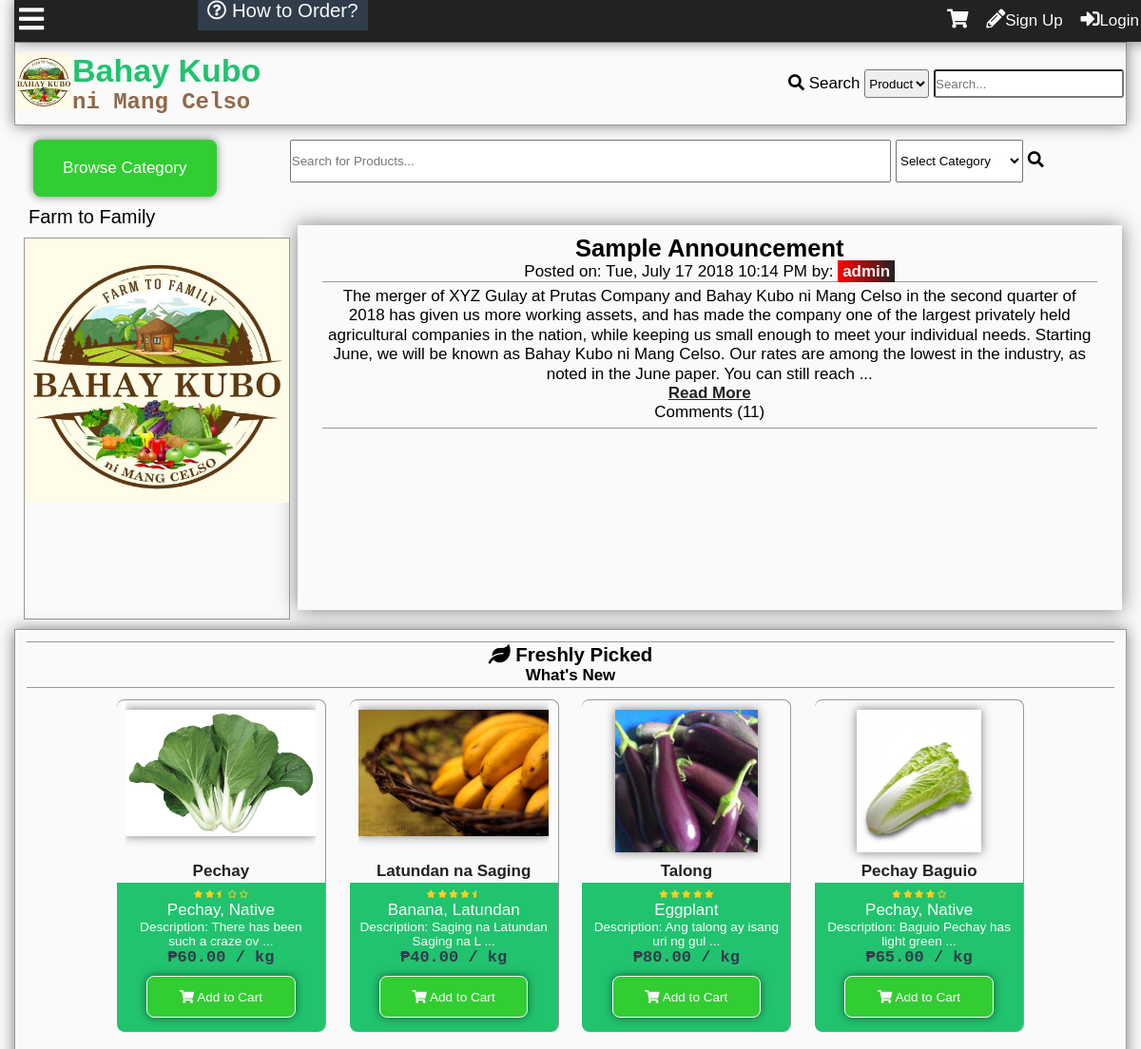
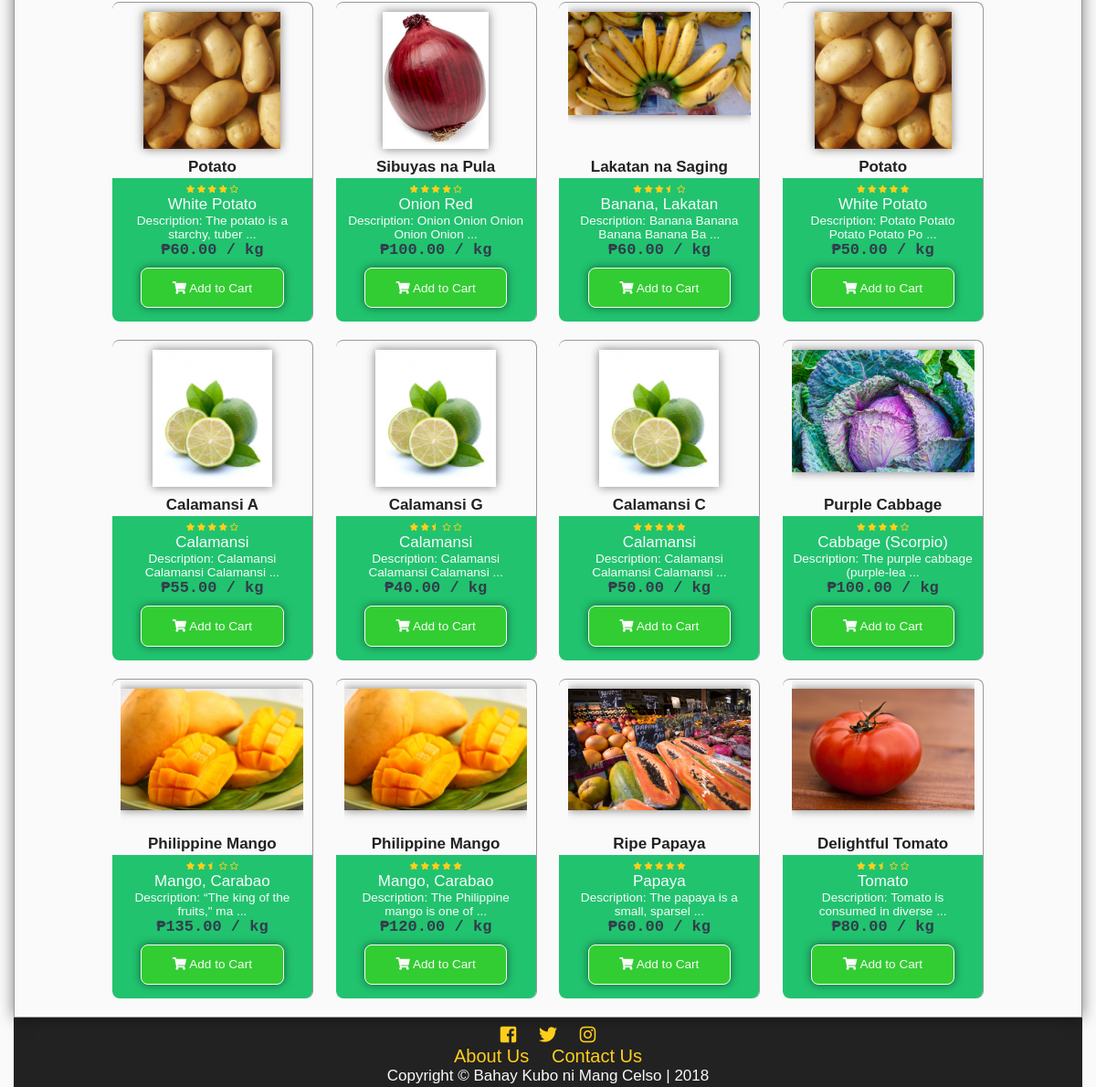
The page / on the database its author committed (2 pictures, top to bottom).
### tables this page shows
CREATE TABLE `tblannouncement` (
  `announceid` int(11) NOT NULL,
  `title` varchar(100) NOT NULL,
  `content` text NOT NULL,
  `datecreated` datetime DEFAULT NULL,
  `author` int(11) NOT NULL
);

CREATE TABLE `tbluser` (
  `userid` int(11) NOT NULL,
  `username` varchar(100) NOT NULL,
  `password` varchar(100) NOT NULL,
  `firstname` varchar(100) NOT NULL,
  `middlename` varchar(100) NOT NULL,
  `lastname` varchar(100) NOT NULL,
  `birthday` varchar(20) NOT NULL,
  `datecreated` timestamp NOT NULL DEFAULT '0000-00-00 00:00:00',
  `email` varchar(100) NOT NULL,
  `phone` varchar(100) NOT NULL,
  `location` varchar(255) NOT NULL,
  `usertypeid` int(11) NOT NULL,
  `access` int(11) NOT NULL,
  `imgpath` varchar(200) NOT NULL,
  `bio` text NOT NULL,
  `is_show_email` tinyint(1) NOT NULL,
  `gender` int(11) NOT NULL,
  `lastupdate` timestamp NOT NULL DEFAULT '0000-00-00 00:00:00',
  `lastonline` timestamp NOT NULL DEFAULT '0000-00-00 00:00:00',
  `profileviews` int(11) NOT NULL
);

CREATE TABLE `tblproduct` (
  `productid` int(11) NOT NULL,
  `categoryid` int(11) NOT NULL,
  `productname` varchar(100) NOT NULL,
  `description` mediumtext NOT NULL,
  `farmid` int(11) NOT NULL,
  `userid` int(11) NOT NULL,
  `dateposted` datetime DEFAULT NULL,
  `price` decimal(10,2) NOT NULL,
  `img` varchar(200) NOT NULL,
  `view` int(11) NOT NULL,
  `rating` decimal(10,2) NOT NULL,
  `is_approved` tinyint(1) NOT NULL,
  `is_available` int(11) NOT NULL
);

CREATE TABLE `tblcategory` (
  `categoryid` int(11) NOT NULL,
  `category` varchar(100) NOT NULL,
  `status` int(11) NOT NULL,
  `low` decimal(10,2) NOT NULL,
  `high` decimal(10,2) NOT NULL,
  `prevailing` decimal(10,2) NOT NULL
);

### index.php (the view, shortened to what this page needs)
<?php
	include'functions.php';
	require_once'connection.php';
?>
<!DOCTYPE html>
<html lang="en">
<head>
  	<link rel="stylesheet" href="css/style.css">
  	<link rel="stylesheet" href="css/fontawesome-all.css">
</head>
<body onscroll="scrollOpacity()">
	<div class="main-container">
	<?php
		addheader();
	?>
		<div class="main-search">
			<div id="browse-category" onclick="showCategory()">Browse Category
			</div>
			<form action="searchproduct.php" method="get" id="main-search-form">
				<div>
					<input type="text" name="search" id="main-search" autocomplete="off" placeholder="Search for Products..." onkeyup="searchProduct()">
					<select  id="main-select" name="select">
						<option disabled selected>Select Category</option>
					</select>
					<i class="fas fa-search"></i>
				</div>
			</form>
		</div>
		<div class="main-content">
			<div class="main-content-grid">
				<div class="announcement">
<?php
$sql="SELECT announceid,title,content,t1.datecreated,author,username FROM tblannouncement AS t1
LEFT JOIN tbluser
	ON userid = author
ORDER BY announceid DESC
LIMIT 1";
$result= $conn->query($sql);
$row=$result->fetch_object();
	$announceid = $row->announceid;
	$title = $row->title;
	$content = $row->content;
	$date = date('D, F j Y g:i A',strtotime($row->datecreated));
	$userid = $row->author;
	$author = $row->username;
	echo '<h2 id="announcement-title">'.$title.'</h2>
	<p>Posted on: '.$date.' by: <a href="profile.php?id='.$userid.'">'.$author.'</a></p>
	<div class="announce-content">'.substr(nl2br($content), 0, 450);
	if(strlen($content) > 450 ){
		echo'...';
	}
	echo'<br>
		<a class="center" id="announcement-comment" href="announcement.php">Read More</a>';
$sql = "SELECT commentannid FROM tblcommentann WHERE announceid = '$announceid'";
$result= $conn->query($sql);
$comments = $result->num_rows;
echo'<p>Comments ('.number_format($comments).')</p>
		</div>
		';
?>
				</div>
				<div class="advertisement">
					<a href="about.php">
					<div class="advertisement-inner">
						<img src="img/logo.jpg" alt="advertisement">
					</div>
					</a>
				</div>
				<div class="content-body">
					<h2><i class="fas fa-leaf"></i> Freshly Picked<br>
					<small>What's New</small></h2>
<?php
$sql = "SELECT productid,category, productname, description, farmname, username, dateposted, price, img, rating FROM tblproduct as t1
LEFT JOIN tblcategory as t2
	ON t1.categoryid = t2.categoryid
LEFT JOIN tbluser as t3
	ON t1.userid = t3.userid
LEFT JOIN tblfarm as t4
	ON t1.farmid = t4.farmid
WHERE is_approved = 1 AND is_available = 1
ORDER BY dateposted DESC
LIMIT 16";
$result = $conn->query($sql);
while($row = $result->fetch_object()){
	$id = $row->productid;
	$category = $row->category;
	$product = $row->productname;
	$desc = $row->description;
	$price = $row->price;
	$img = $row->img;
	$rating = $row->rating;
	echo'
	<div class="product">
	<a href="product.php?id='.$id.'">
	<div class="product-img-wrap">
		<img src="'.$img.'" alt="Product Image">
	</div>
	<p class="product-title">'.$product.'</p>
	</a>
	<div class="product-content">
	<a href="product.php?id='.$id.'">
	<p>';
	starsystem($rating);
	echo'
	</p>
	<p class="product-category">'.$category.'</p>
	<p class="product-desc">Description: '.substr($desc,0,30).' ...</p>
	</a>
	<p class="product-price">₱'.number_format($price,2).' / kg</p>
	<div class="add-to-cart" value="'.$id.'" onclick="addThistoCart(this)"><i class="fas fa-shopping-cart"></i> Add to Cart</div>
	</div>
	</div>';
}
?>
				</div>
		</div>
		<?php
			addfooter();
		?>
	</div>
</body>
</html>

### functions.php (shortened to what this page needs)
<?php
function addheader(){
	echo'<header id="main-header">
			<div class="grid-header">
				<div class="box1">
					<a href="index.php">
						<div class="logo">
							<img src="img/logo.jpg">
						</div>
						<div id="header-text">
						<h1 id="first-text">Bahay Kubo</h1><br>
							<h2 id="second-text"> ni Mang Celso</h2>
						</div>
					</a>
				</div>
				<div class="box2">';
						search_function();
				echo'</div>
				<div class="modal2">
				</div>
				<div id="search-dropdown">
				</div>
			</div>
		</header>
		<div class="subheader">
			<div class="subgrid">
				<div class="svg">
					<p class="open-slide" onclick="openSlideMenu()">
						<i class="fas fa-bars"></i>
					</p>
				</div>
				<div class="nav">
					<a id="How-to" href="about.php#how-to-order"><i class="far fa-question-circle"></i> How to Order?</a>
				</div>
				<div class="profile-grid">';
						session_button();
				echo'</div>
			</div>
		</div>
	';
}
function addfooter(){
	echo'<footer id="main-footer">
			<div class="container">
				<a target="_blank" title="Like us on Facebook" href="https://www.facebook.com/BahayKuboniMangCelso/?ref=page_internal"><i class="fab fa-facebook-square"></i></a>
				<a target="_blank" title="Follow us on Twitter" href="https://twitter.com/"><i class="fab fa-twitter"></i></a>
				<a target="_blank" title="Follow us on Instagram" href="https://www.instagram.com/?hl=ens"><i class="fab fa-instagram"></i></a>
				<p><a href="about.php">About Us</a>
				<a href="contact.php">Contact Us</a>
				</p>
				<p>Copyright &copy; <span id="company">Bahay Kubo ni Mang Celso</span> | 2018</p>
			</div>
		</footer>';
}
function session_button(){
	$conn = mysqli_connect ("localhost", "root", "", "itsproject");
	echo '<div id="top-total" onclick="showCartPanel()">';
	echo'</div>
	<div id="cart-panel" onmouseleave="hideCartPanel()">
		<h1 onclick="hideCartPanel()" class="close-heading">Shopping Cart <i style="float:right; padding-right:10px" class="fas fa-times"></i></h1>
		<div id="shopping-cart-content"></div>
	</div>
	<i class="fas fa-shopping-cart button" onclick="showCartPanel()"></i>';
	if(isset($_SESSION['id'])){
	$id=$_SESSION['id'];
		$sql="SELECT imgpath FROM tbluser WHERE userid=".$id."";
		$result=$conn->query($sql);
		$row=$result->fetch_object();
		$tn_image=$row->imgpath;
		if($tn_image==''){
			$tn_image='img/default.png';
		}
$sql="SELECT pmid FROM tblpm WHERE receiverid='$id' AND checked=0 GROUP BY senderid";
$result=$conn->query($sql);
$count=$result->num_rows;
		echo'<a class="button" title="Check your messages" href="inbox.php?id='.$_SESSION["id"].'"><i class="far fa-envelope"></i><span id="pmnum">'.$count.'</span></a>';
$sql="SELECT notifid FROM tblnotif
	WHERE receiverid='$id' and checked=0
	";
$result=$conn->query($sql);
$count=$result->num_rows;
		echo'<a class="button" id="notifbtn" title="Check your notifications" onclick="toggleNotif()""><i class="far fa-bell"></i><span id="notifnum">'.$count.'</span></a>
		<a class="button" href=profile.php?id='.$_SESSION['id'].'>
		'.$_SESSION["name"].'\'s Profile<div class="top-tn"><img src="'.$tn_image.'""></div></a>';
		echo'<div id="notifdrop">
		Notifications
		<ul>';
$sql="SELECT notifid,tblnotif.userid,username,imgpath,receiverid,notifdate,notiftype,checked,details,details2 FROM tblnotif
	LEFT JOIN tbluser
		ON tblnotif.userid=tbluser.userid
	WHERE receiverid='$id'
	ORDER BY notifid DESC
	LIMIT 10";
$result=$conn->query($sql);
$count=$result->num_rows;
if($count==0){
	echo'<li>No notifications yet...</li>';
}else{
while($rows=$result->fetch_object())
{
$nid=$rows->notifid;
$uid=$rows->userid;
$uname=$rows->username;
$rid=$rows->receiverid;
$date=time_elapsed_string($rows->notifdate);
$type=$rows->notiftype;
$imgpath=$rows->imgpath;
$uname=$rows->username;
$details=$rows->details;
$details2=$rows->details2;
if(!$imgpath){
	$imgpath='img/default.png';
}
if($type==1){
	echo'<li><div class="comment-tn">
				<img src="'.$imgpath.'">
			</div> <a class="n1" href="profile.php?id='.$uid.'">'.$uname.'</a> <a class="n2" href="profile.php?id='.$_SESSION['id'].'#comment'.$details.'"> has commented on your profile '.$date.'</a></li>';
} else if($type==2){
	if ($details2==1){
	echo'<li><div class="comment-tn">
				<img src="'.$imgpath.'">
			</div>
			 <a class="n1" href="profile.php?id='.$uid.'">'.$uname.'</a> has sent a friend request '.$date.'<br>
		<div id="fr-'.$nid.'"><a class="fr-yes" onclick="friendyes(this)" value="'.$nid.'">Yes</a> <a class="fr-no" onclick="friendno(this)" value="'.$nid.'">No</a>
		</div>
		</li>';
	} else if($details2==2){
		echo'<li><div class="comment-tn">
				<img src="'.$imgpath.'">
			</div>
			 <a class="n1" href="profile.php?id='.$uid.'">'.$uname.'</a> has sent a friend request '.$date.'<br>
		<div id="fr-'.$nid.'">
			Request Accepted
		</div>
		</li>';
	} else if($details2==3){
		echo'<li><div class="comment-tn">
				<img src="'.$imgpath.'">
			</div>
			 <a class="n1" href="profile.php?id='.$uid.'">'.$uname.'</a> has sent a friend request '.$date.'<br>
		<div id="fr-'.$nid.'">
			Request Denied
		</div>
		</li>';
	}
}else if ($type==3){
	echo'<li><i class="fas fa-ban banned"></i> Sorry, your profile picture has been removed.<br>
	Please read the rules and guidelines.</li>';
}else if ($type==4){
	echo'<li> Your order has been <span style="color:green;"><b>approved</b></span><br>'.$date.'.<br>
	Order No. <b>'.$details.'</b></li>';
}else if ($type==5){
	echo'<li> Your order has been <span style="color:red;"><b>rejected</b></span><br>'.$date.'.<br>
	Order No. <b>'.$details.'</b></li>';
}else if ($type==6){
	echo'<li> Your order has been <span style="color:red;"><b>cancelled</b></span><br>'.$date.'.<br>
	Order No. <b>'.$details.'</b></li>';
}else if ($type==7){
	echo'<li> Your order has been <span style="color:green;"><b>completed</b></span><br>'.$date.'.<br>
	Order No. <b>'.$details.'</b></li>';
}else if ($type==8){
	echo'<li> <div class="comment-tn">
				<img src="'.$imgpath.'">
			</div>
			 <a class="n1" href="profile.php?id='.$uid.'">'.$uname.'</a> has place an order '.$date.'.<br>
	Order No. <b>'.$details.'</b></li>';
}
}
}
		echo'<center><a id="seeallnotif" href="notification.php">See all notifications</a></center>
		</ul>
		</div>';
	}else{
		echo'<div id="notifnum"></div><div id="pmnum"></div>
		<a href ="register.php" class="button"><i class="fas fa-pencil-alt"></i></i>Sign Up</a>
		<a id="modalBtn" class="button"><i class="fas fa-sign-in-alt"></i>Login</a>';
	}
}
function search_function(){
	echo'
		<form action="search.php" method="get">
			<i class="fas fa-search"></i>
			<label>Search</label>
			<select name="criteria" id="criteria">
				<option value="1">Product</option>
				<option value="2">User</option>
			</select>
			<input type="text" onkeyup="searchdropdown()" required name="search-text" placeholder="Search..." id="search-text" autocomplete="off">
		</form>
	';
}
function starsystem($percent){
	echo'<div class="star-system" title="'.$percent.'% rating">';
	if($percent>=98){
	echo'
		<i class="fas fa-star"></i>
		<i class="fas fa-star"></i>
		<i class="fas fa-star"></i>
		<i class="fas fa-star"></i>
		<i class="fas fa-star"></i>
	';
	}else if($percent>=85 & $percent<98){
	echo'
		<i class="fas fa-star"></i>
		<i class="fas fa-star"></i>
		<i class="fas fa-star"></i>
		<i class="fas fa-star"></i>
		<i class="fas fa-star-half"></i>
	';
	}else if($percent>=75 & $percent<85){
	echo'
		<i class="fas fa-star"></i>
		<i class="fas fa-star"></i>
		<i class="fas fa-star"></i>
		<i class="fas fa-star"></i>
		<i class="far fa-star"></i>
	';
	}else if($percent>=65 & $percent<75){
	echo'
		<i class="fas fa-star"></i>
		<i class="fas fa-star"></i>
		<i class="fas fa-star"></i>
		<i class="fas fa-star-half"></i>
		<i class="far fa-star"></i>
	';
	}else if($percent>=45 & $percent<55){
	echo'
		<i class="fas fa-star"></i>
		<i class="fas fa-star"></i>
		<i class="fas fa-star-half"></i>
		<i class="far fa-star"></i>
		<i class="far fa-star"></i>
	';
	}else if($percent>=35 & $percent<45){
	echo'
		<i class="fas fa-star"></i>
		<i class="fas fa-star"></i>
		<i class="far fa-star"></i>
		<i class="far fa-star"></i>
		<i class="far fa-star"></i>
	';
	}else if($percent>=25 & $percent<35){
	echo'
		<i class="fas fa-star"></i>
		<i class="fas fa-star-half"></i>
		<i class="far fa-star"></i>
		<i class="far fa-star"></i>
		<i class="far fa-star"></i>
	';
	}else if($percent>=15 & $percent<25){
	echo'
		<i class="fas fa-star"></i>
		<i class="far fa-star"></i>
		<i class="far fa-star"></i>
		<i class="far fa-star"></i>
		<i class="far fa-star"></i>
	';
	}else if($percent>=4 & $percent<15){
	echo'
		<i class="fas fa-star-half"></i>
		<i class="far fa-star"></i>
		<i class="far fa-star"></i>
		<i class="far fa-star"></i>
		<i class="far fa-star"></i>
	';
	}else if($percent<4){
	echo'
		<i class="far fa-star"></i>
		<i class="far fa-star"></i>
		<i class="far fa-star"></i>
		<i class="far fa-star"></i>
		<i class="far fa-star"></i>
	';
	}
	echo'</div>';
}

### rows shown on the page
tblannouncement: title "Sample Announcement", datecreated "Tue, July 17 2018 10:14 PM", tbluser.username "admin", content "The merger of XYZ Gulay at Prutas Company and Bahay Kubo ni Mang Celso in the second quarter of 2018 has given us more working assets, and has made the company one of the largest privately held agricultural companies in the nation, while keeping us small enough to meet your individual needs. Starting June, we will be known as Bahay Kubo ni Mang Celso. Our rates are among the lowest in the industry, as noted in the June paper. You can still reach"
tblproduct: img (picture), productname "Pechay", categoryid.category "Pechay, Native", description "There has been such a craze ov", price "60.00", $id 21 (drawn)
tblproduct: img (picture), productname "Latundan na Saging", categoryid.category "Banana, Latundan", description "Saging na Latundan Saging na L", price "40.00", $id 20 (drawn)
tblproduct: img (picture), productname "Talong", categoryid.category "Eggplant", description "Ang talong ay isang uri ng gul", price "80.00", $id 19 (drawn)
tblproduct: img (picture), productname "Pechay Baguio", categoryid.category "Pechay, Native", description "Baguio Pechay has light green", price "65.00", $id 16 (drawn)
tblproduct: img (picture), productname "Potato", categoryid.category "White Potato", description "The potato is a starchy, tuber", price "60.00", $id 15 (drawn)
tblproduct: img (picture), productname "Sibuyas na Pula", categoryid.category "Onion Red", description "Onion Onion Onion Onion Onion", price "100.00", $id 14 (drawn)
tblproduct: img (picture), productname "Lakatan na Saging", categoryid.category "Banana, Lakatan", description "Banana Banana Banana Banana Ba", price "60.00", $id 13 (drawn)
tblproduct: img (picture), productname "Potato", categoryid.category "White Potato", description "Potato Potato Potato Potato Po", price "50.00", $id 12 (drawn)
tblproduct: img (picture), productname "Calamansi A", categoryid.category "Calamansi", description "Calamansi Calamansi Calamansi", price "55.00", $id 11 (drawn)
tblproduct: img (picture), productname "Calamansi G", categoryid.category "Calamansi", description "Calamansi Calamansi Calamansi", price "40.00", $id 10 (drawn)
tblproduct: img (picture), productname "Calamansi C", categoryid.category "Calamansi", description "Calamansi Calamansi Calamansi", price "50.00", $id 9 (drawn)
tblproduct: img (picture), productname "Purple Cabbage", categoryid.category "Cabbage (Scorpio)", description "The purple cabbage (purple-lea", price "100.00", $id 8 (drawn)
tblproduct: img (picture), productname "Philippine Mango", categoryid.category "Mango, Carabao", description "“The king of the fruits,\" ma", price "135.00", $id 7 (drawn)
tblproduct: img (picture), productname "Philippine Mango", categoryid.category "Mango, Carabao", description "The Philippine mango is one of", price "120.00", $id 5 (drawn)
tblproduct: img (picture), productname "Ripe Papaya", categoryid.category "Papaya", description "The papaya is a small, sparsel", price "60.00", $id 4 (drawn)
tblproduct: img (picture), productname "Delightful Tomato", categoryid.category "Tomato", description "Tomato is consumed in diverse", price "80.00", $id 3 (drawn)

### other values the page prints
$comments "11"
